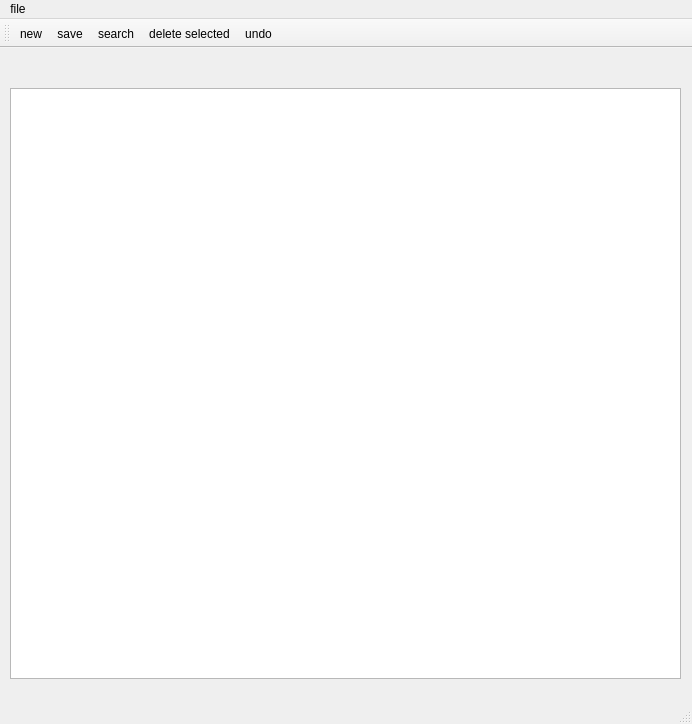
<?xml version="1.0" encoding="UTF-8"?>
<ui version="4.0">
 <class>MainWindow</class>
 <widget class="QMainWindow" name="MainWindow">
  <property name="geometry">
   <rect>
    <x>0</x>
    <y>0</y>
    <width>692</width>
    <height>724</height>
   </rect>
  </property>
  <property name="minimumSize">
   <size>
    <width>691</width>
    <height>712</height>
   </size>
  </property>
  <property name="windowTitle">
   <string>MainWindow</string>
  </property>
  <widget class="QWidget" name="centralWidget">
   <widget class="QListWidget" name="listWidget">
    <property name="geometry">
     <rect>
      <x>10</x>
      <y>40</y>
      <width>671</width>
      <height>591</height>
     </rect>
    </property>
   </widget>
   <widget class="QLabel" name="label">
    <property name="geometry">
     <rect>
      <x>10</x>
      <y>610</y>
      <width>291</width>
      <height>20</height>
     </rect>
    </property>
    <property name="text">
     <string/>
    </property>
   </widget>
   <widget class="QLabel" name="label_2">
    <property name="geometry">
     <rect>
      <x>210</x>
      <y>10</y>
      <width>221</width>
      <height>20</height>
     </rect>
    </property>
    <property name="text">
     <string/>
    </property>
   </widget>
  </widget>
  <widget class="QMenuBar" name="menuBar">
   <property name="geometry">
    <rect>
     <x>0</x>
     <y>0</y>
     <width>692</width>
     <height>25</height>
    </rect>
   </property>
   <widget class="QMenu" name="menufile">
    <property name="title">
     <string>file</string>
    </property>
    <addaction name="actionnew"/>
    <addaction name="actionsave"/>
    <addaction name="actionsearch"/>
    <addaction name="actiondelete_selected"/>
    <addaction name="actiondelete_lit"/>
    <addaction name="actionundo"/>
    <addaction name="actionsave_and_exit"/>
   </widget>
   <addaction name="menufile"/>
  </widget>
  <widget class="QToolBar" name="mainToolBar">
   <attribute name="toolBarArea">
    <enum>TopToolBarArea</enum>
   </attribute>
   <attribute name="toolBarBreak">
    <bool>false</bool>
   </attribute>
   <addaction name="actionnew"/>
   <addaction name="actionsave"/>
   <addaction name="actionsearch"/>
   <addaction name="actiondelete_selected"/>
   <addaction name="actionundo"/>
  </widget>
  <widget class="QStatusBar" name="statusBar"/>
  <action name="actionsave">
   <property name="icon">
    <iconset resource="resources.qrc">
     <normaloff>:/rec/img/Save-as-icon.png</normaloff>:/rec/img/Save-as-icon.png</iconset>
   </property>
   <property name="text">
    <string>save</string>
   </property>
  </action>
  <action name="actiondelete_selected">
   <property name="icon">
    <iconset resource="resources.qrc">
     <normaloff>:/rec/img/kidaawuqujrlhpgolynr.png</normaloff>:/rec/img/kidaawuqujrlhpgolynr.png</iconset>
   </property>
   <property name="text">
    <string>delete selected</string>
   </property>
  </action>
  <action name="actiondelete_lit">
   <property name="text">
    <string>delete list</string>
   </property>
  </action>
  <action name="actionsave_and_exit">
   <property name="text">
    <string>save and exit</string>
   </property>
  </action>
  <action name="actionundo">
   <property name="icon">
    <iconset resource="resources.qrc">
     <normaloff>:/rec/img/go-back-icon.png</normaloff>:/rec/img/go-back-icon.png</iconset>
   </property>
   <property name="text">
    <string>undo</string>
   </property>
  </action>
  <action name="actionnew">
   <property name="icon">
    <iconset resource="resources.qrc">
     <normaloff>:/rec/img/addIcon.ico</normaloff>:/rec/img/addIcon.ico</iconset>
   </property>
   <property name="text">
    <string>new</string>
   </property>
  </action>
  <action name="actionsearch">
   <property name="icon">
    <iconset resource="resources.qrc">
     <normaloff>:/rec/img/Gakuseisean-Ivista-2-Start-Menu-Search.ico</normaloff>:/rec/img/Gakuseisean-Ivista-2-Start-Menu-Search.ico</iconset>
   </property>
   <property name="text">
    <string>search</string>
   </property>
  </action>
  <action name="actiontest">
   <property name="text">
    <string>test</string>
   </property>
  </action>
 </widget>
 <layoutdefault spacing="6" margin="11"/>
 <resources>
  <include location="resources.qrc"/>
 </resources>
 <connections/>
</ui>
